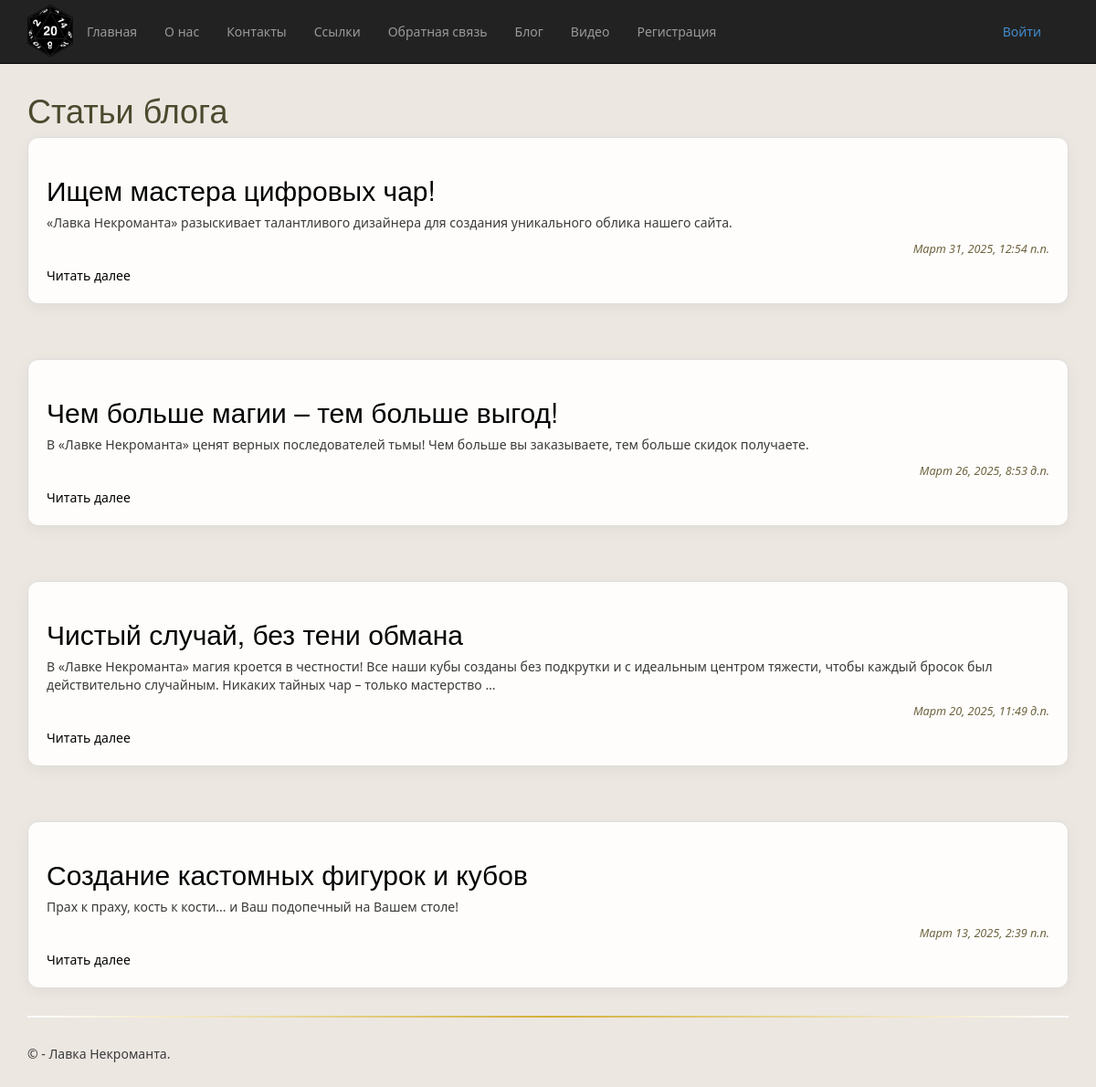
Page /blog/ on the earlier database version.
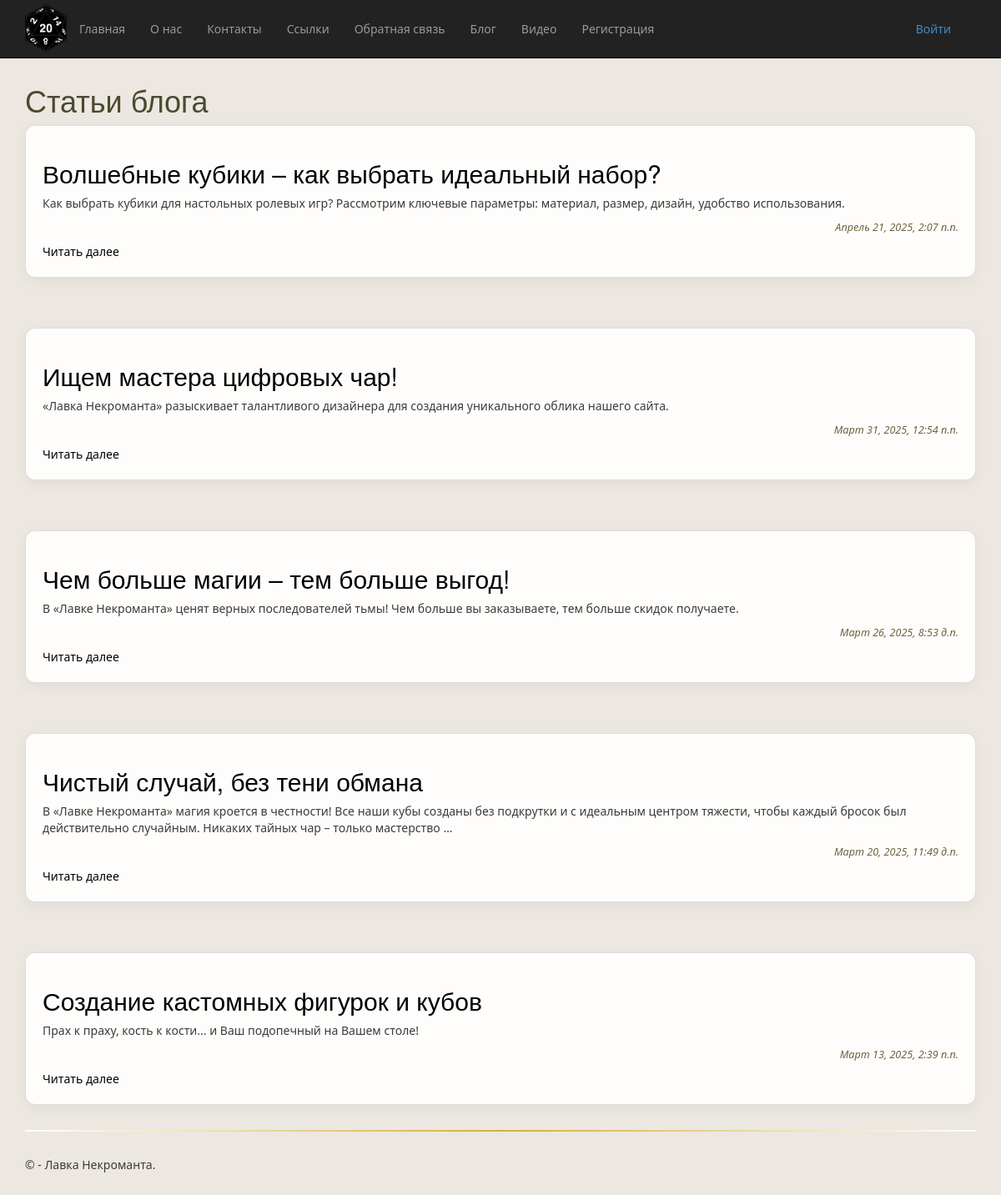
Same page on the later database version.
### app/models.py (models this page shows, shortened)
class Blog(models.Model):
    title = models.CharField(max_length=100, unique_for_date="posted", verbose_name="Заголовок")
    description = models.TextField(verbose_name="Краткое содержание")
    content = models.TextField(verbose_name="Полное содержание")
    posted = models.DateTimeField(default=datetime.now, db_index=True, verbose_name="Опубликована")
    author = models.ForeignKey(User, null=True, blank=True, on_delete = models.SET_NULL, verbose_name = "Автор")
    image = models.FileField(default = 'temp.jpg', verbose_name = "Путь к картинке")
    class Meta:
        db_table = "Posts"
        ordering = ["-posted"]
        verbose_name = "статья блога"
        verbose_name_plural = "статьи блога"

### app/views.py (the view)
# urls.py: path('blog/', views.blog_list, name='blog_list'),
def blog_list(request):
     posts = Blog.objects.all()
     return render(request, 'app/blog_list.html', {'posts': posts})

### app/templates/app/blog_list.html (shortened to what this page needs)
{% extends 'app/layout.html' %}
  {% load static %}
  {% block content %}
<h1>Статьи блога</h1>
      {% for post in posts %}
<section>
    <h2><a href="{% url 'blog_detail' post.id %}">{{ post.title }}</a></h2>
    <p>{{ post.description|truncatewords:30 }}</p>
    <p class="date">{{ post.posted }}</p>
    <a href="{% url 'blog_detail' post.id %}" class="read-more">Читать далее</a>
</section>
      {% endfor %}
  {% endblock %}

Differences in the rows shown:
added Blog: title "Волшебные кубики – как выбрать идеальный набор?", description "Как выбрать кубики для настольных ролевых игр? Рассмотрим ключевые параметры: материал, размер, дизайн, удобство использования.", posted "Апрель 21, 2025, 2:07 п.п."
